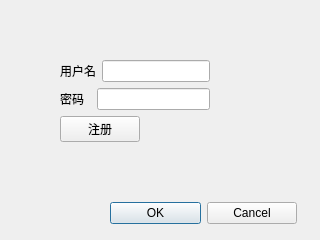
<?xml version="1.0" encoding="UTF-8"?>
<ui version="4.0">
 <class>L</class>
 <widget class="QDialog" name="L">
  <property name="geometry">
   <rect>
    <x>0</x>
    <y>0</y>
    <width>320</width>
    <height>240</height>
   </rect>
  </property>
  <property name="windowTitle">
   <string>Dialog</string>
  </property>
  <widget class="QWidget" name="layoutWidget">
   <property name="geometry">
    <rect>
     <x>60</x>
     <y>60</y>
     <width>237</width>
     <height>164</height>
    </rect>
   </property>
   <layout class="QGridLayout" name="gridLayout">
    <item row="1" column="0">
     <layout class="QHBoxLayout" name="horizontalLayout_5">
      <property name="leftMargin">
       <number>50</number>
      </property>
      <item>
       <widget class="QPushButton" name="LoginOKButton">
        <property name="text">
         <string>OK</string>
        </property>
       </widget>
      </item>
      <item>
       <widget class="QPushButton" name="LoginCancelButton">
        <property name="text">
         <string>Cancel</string>
        </property>
       </widget>
      </item>
     </layout>
    </item>
    <item row="0" column="0">
     <layout class="QFormLayout" name="formLayout_2">
      <item row="0" column="0">
       <layout class="QFormLayout" name="formLayout">
        <item row="0" column="0">
         <layout class="QVBoxLayout" name="verticalLayout">
          <item>
           <layout class="QHBoxLayout" name="horizontalLayout_3">
            <item>
             <widget class="QLabel" name="label_4">
              <property name="text">
               <string>用户名</string>
              </property>
              <property name="buddy">
               <cstring>userNameLogin</cstring>
              </property>
             </widget>
            </item>
            <item>
             <widget class="QLineEdit" name="userNameLogin"/>
            </item>
           </layout>
          </item>
          <item>
           <layout class="QHBoxLayout" name="horizontalLayout_4">
            <item>
             <widget class="QLabel" name="label_3">
              <property name="text">
               <string>密码  </string>
              </property>
              <property name="buddy">
               <cstring>userPasswordLogin</cstring>
              </property>
             </widget>
            </item>
            <item>
             <widget class="QLineEdit" name="userPasswordLogin"/>
            </item>
           </layout>
          </item>
         </layout>
        </item>
        <item row="1" column="0">
         <widget class="QPushButton" name="registerButton">
          <property name="text">
           <string>注册</string>
          </property>
         </widget>
        </item>
       </layout>
      </item>
      <item row="0" column="1">
       <spacer name="horizontalSpacer">
        <property name="orientation">
         <enum>Qt::Horizontal</enum>
        </property>
        <property name="sizeHint" stdset="0">
         <size>
          <width>40</width>
          <height>20</height>
         </size>
        </property>
       </spacer>
      </item>
      <item row="1" column="0">
       <spacer name="verticalSpacer">
        <property name="orientation">
         <enum>Qt::Vertical</enum>
        </property>
        <property name="sizeHint" stdset="0">
         <size>
          <width>20</width>
          <height>40</height>
         </size>
        </property>
       </spacer>
      </item>
     </layout>
    </item>
   </layout>
  </widget>
 </widget>
 <resources/>
 <connections>
  <connection>
   <sender>LoginCancelButton</sender>
   <signal>clicked()</signal>
   <receiver>L</receiver>
   <slot>reject()</slot>
   <hints>
    <hint type="sourcelabel">
     <x>262</x>
     <y>223</y>
    </hint>
    <hint type="destinationlabel">
     <x>275</x>
     <y>170</y>
    </hint>
   </hints>
  </connection>
 </connections>
</ui>
